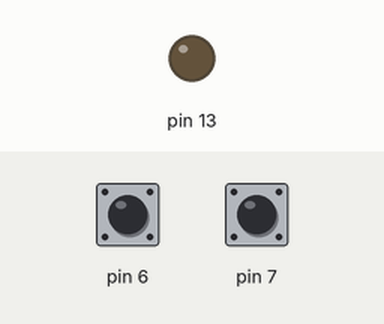
This sketch was run on a simulated Arduino Uno, built with avr-gcc and run on an emulated ATmega328P. On the bench: output pins drawn as LEDs (lit = HIGH). Inputs (shaded band) come from the test bench; at power-on: pin 6 HIGH, pin 7 HIGH.

Above: at 1.2 s.
1.3 s: pin 6 pulled LOW for 0.15 s
At 1.37 s:
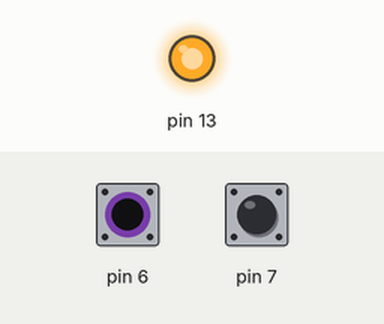
2.9 s: pin 6 pulled LOW for 3.2 s
At 6.5 s:
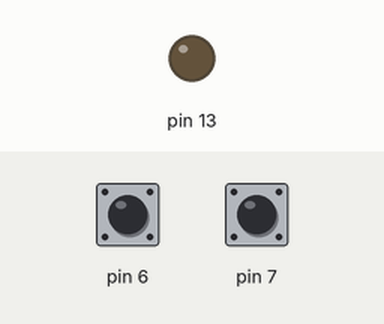
7.6 s: pin 7 pulled LOW for 3.2 s
At 8.8 s:
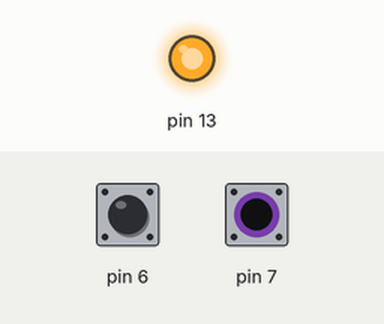
Timing chart, 0 to 12.3 s (numbered marks = the images above; inputs shaded):
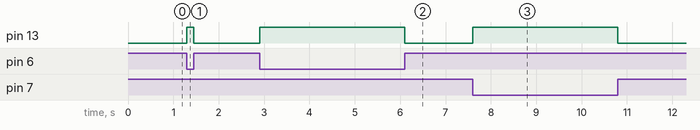

The sketch:

CommsControlTest.ino
```cpp
/*
 * Code to test base functionality of comms boom extension/retraction.
 * EXTREMELY basic code meant to be used with two limit switches and a SINGLE-DIRECTIONAL motor controller.
 * Code should simply run the motor until it hits an endstop. To reverse, switch the polarity of the motor wires by hand, then unplug the currently-engaged limit switch.
 * Author: Bradley Jesteadt
 * Date: April the 28th, 2020
 */

void setup() {
  pinMode(13, OUTPUT);
  pinMode(6, INPUT_PULLUP);
  pinMode(7, INPUT_PULLUP);

}

int dir = 0;

void loop() {
  if(digitalRead(6) && digitalRead(7)){
    digitalWrite(13,LOW);
  }else{
    digitalWrite(13,HIGH);
    delay(50);
  }
}
```

Measured:
- after the input at 1.3 s, pin 13: LOW → HIGH at once, → LOW 0.15 s later
- after the input at 2.9 s, pin 13: LOW → HIGH at once, → LOW 3.2 s later
- after the input at 7.6 s, pin 13: LOW → HIGH at once, → LOW 3.2 s later
